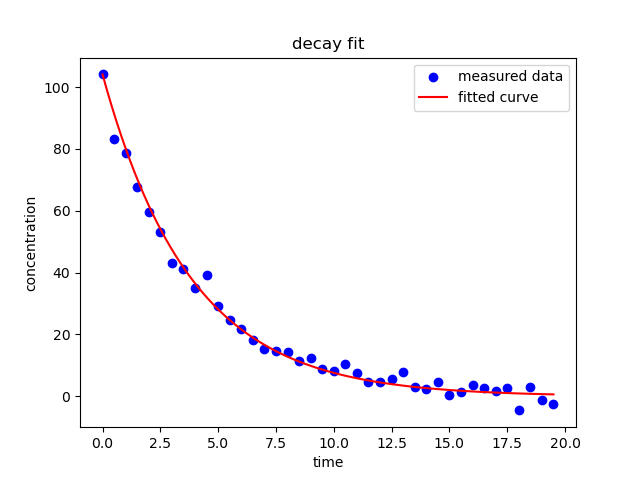

Here is the Python script that generated this plot:
"""
PW2 Lab B Part 3 -- fit a reaction's rate constant to measured data.

A first-order reaction decays as  C(t) = C0 * exp(-k*t).  You have noisy
concentration-vs-time measurements; find the k that best matches them.
Complete the TODOs. Run:  python kinetics.py
"""
import numpy as np
import matplotlib.pyplot as plt
from scipy.optimize import minimize

# TODO 1: read kinetics.csv (columns time, concentration) into arrays t, C.
#         Set C0 = the first concentration.
data = np.loadtxt("kinetics.csv", delimiter=",", skiprows=1)
t = data[:, 0]
C = data[:, 1]
C0 = C[0]

# TODO 2: write total_error(k) = sum of (measured - C0*exp(-k*t))^2.
#         This is the "how bad" number: small when the model matches the data.
def total_error(k):
    C_model = C0 * np.exp(-k * t)
    error = np.sum((C - C_model) ** 2)
    return error

# TODO 3: minimise total_error with scipy.optimize.minimize (method "SLSQP",
#         bounds [(0, 5)], start x0=0.5). Print the fitted k.
result = minimize(total_error, x0=0.5, method="SLSQP", bounds=[(0, 5)])
fitted_k = result.x[0]
print(f"Fitted k: {fitted_k:.4f}")

# TODO 4: plot the measured data (points) and your fitted curve (line) together.
#         Save as kinetics.png.
t_fit = np.linspace(min(t), max(t), 100)
C_fit = C0 * np.exp(-fitted_k * t_fit)
plt.scatter(t, C, label="measured data", color="blue")
plt.plot(t_fit, C_fit, label="fitted curve", color="red")
plt.xlabel("time")
plt.ylabel("concentration")
plt.title("decay fit")
plt.legend()
plt.savefig("kinetics.png")
